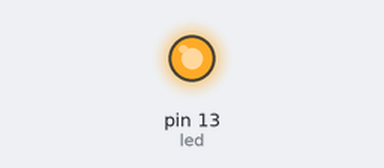
This sketch was run on a simulated Arduino Uno, built with avr-gcc and run on an emulated ATmega328P. Parts: output pins drawn as LEDs (lit = HIGH).

Above: at 1.5 s.
At 3.5 s:
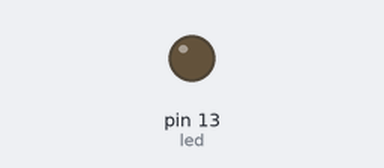
Timing chart, 0 to 5.2 s (numbered marks = the images above):
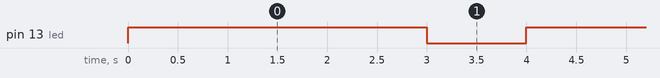

The sketch:

LEDblink.ino
```cpp
int led = 13;
void setup() {
pinMode(led, OUTPUT);  // put your setup code here, to run once:

}

void loop() {
digitalWrite(led, 1);
delay (3000);
digitalWrite(led, 0);
delay (1000);
// put your main code here, to run repeatedly:

}
```

Measured:
- by itself, pin 13 (led): alternates HIGH for 3.0 s and LOW for 1.0 s
